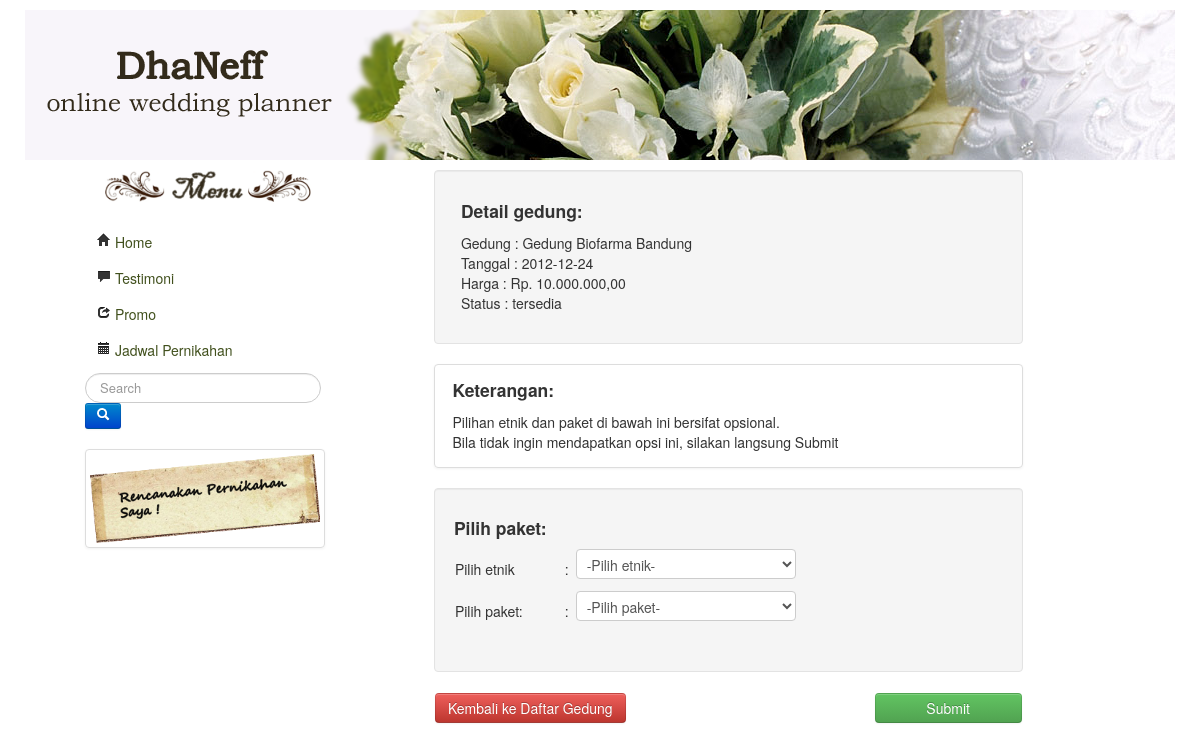
Page /view/view-pilihpaket.php?detail=1 on the committed database.
### tables this page shows
CREATE TABLE IF NOT EXISTS `gedung_detail` (
  `id_detail` int(11) NOT NULL AUTO_INCREMENT,
  `id_gedung` int(11) DEFAULT NULL,
  `tanggal` date DEFAULT NULL,
  `harga` decimal(10,0) DEFAULT NULL,
  `id_status` int(11) DEFAULT NULL,
  `flag` tinyint(1) DEFAULT NULL,
  PRIMARY KEY (`id_detail`)
);

CREATE TABLE IF NOT EXISTS `gedung` (
  `id_gedung` int(11) NOT NULL AUTO_INCREMENT,
  `nama_gedung` varchar(50) DEFAULT NULL,
  `alamat` text,
  `id_kota` int(11) NOT NULL,
  `waktu` varchar(40) DEFAULT NULL,
  `keterangan` varchar(40) DEFAULT NULL,
  `deskripsi_gedung` text,
  `gambar_gedung` varchar(50) DEFAULT NULL,
  `kapasitas` int(4) DEFAULT NULL,
  `flag` tinyint(1) NOT NULL DEFAULT '1',
  PRIMARY KEY (`id_gedung`)
);

CREATE TABLE IF NOT EXISTS `status` (
  `id_status` int(11) NOT NULL AUTO_INCREMENT,
  `status` varchar(40) NOT NULL,
  PRIMARY KEY (`id_status`)
);

### model/model-pesan.php (called while the page is built, shortened)
<?php
class Pesan {
	public $mysqli;
	public $data;
	public function __construct($host,$username,$password,$db_name){
		$this->mysqli = new mysqli($host, $username, $password, $db_name);
	}
	public function detailpesan($id_detail){
		$query="SELECT g.nama_gedung, d.tanggal, d.harga, s.status
				FROM gedung_detail d
				JOIN gedung g ON g.id_gedung=d.id_gedung
				JOIN status s ON s.id_status=d.id_status
				WHERE d.id_detail='$id_detail'";
		$result= $this->mysqli->query($query) or die(mysqli_connect_errno()."salah");
		if($result){
			while($rows=$result->fetch_assoc()){
				$this->data[]=$rows;
			}
			return $this->data;
		}
	}
	public function etnik(){
		$query="SELECT * FROM etnik";
		$result= $this->mysqli->query($query) or die(mysqli_connect_errno()."salah");
		if($result){
			while($rows=$result->fetch_assoc()){
				$this->data[]=$rows;
			}
			return $this->data;
		}
	}
	public function paket(){
		$query="SELECT * FROM paket";
		$result= $this->mysqli->query($query) or die(mysqli_connect_errno()."salah");
		if($result){
			while($rows=$result->fetch_assoc()){
				$this->data[]=$rows;
			}
			return $this->data;
		}
	}
}

### view/view-pilihpaket.php (the view, shortened to what this page needs)
<?php
include_once ('header.php');
echo "<div class='span7 offset1'>";
$obj=new Pesan("localhost","root","","wedding");
	if(isset($_REQUEST['detail'])){
		$detail=$obj->detailpesan($_REQUEST['detail']);
		foreach($detail as $val){
			extract($val);
	?>
<html>
	<body>
			<div class="well">
				<table width="100%"><tr>
				<td width="1%"></td>
				<td width="90%"><h4>Detail gedung: </h4></td>
				</tr>
				<tr>
				<td></td>
				<td><p>
					Gedung	: <?php echo $nama_gedung; ?></br>
					Tanggal	: <?php echo $tanggal; ?></br>
					Harga	: <?php echo "Rp. ".number_format($harga,2,',','.'); ?></br>
					Status	: <?php echo $status; ?></br>
				</p>
				</tr>
				</table>
			</div>
			<div class="thumbnail">
				<table width="100%"><tr>
				<td width="2%"></td>
				<td width="90%"><h4>Keterangan:</h4></td>
				</tr>
				<tr>
				<td></td>
				<td><p>
				Pilihan etnik dan paket di bawah ini bersifat opsional. <br>
				Bila tidak ingin mendapatkan opsi ini, silakan langsung Submit
				</p>
				</tr>
				</table>
			</div><br>
			<div class="well">
			 <h4>Pilih paket: </h4>
				<form method="post" action="view-subtotal.php">
					<?php }
					?>
					<table width="100%" border="0"><tr>
						<td width="20%">Pilih etnik </td>
						<td width="2%">:
						<td width="79%">
						<select name='id_etnik'>
							<option name= 'id_etnik' value="0">-Pilih etnik-</option>
						</select>
						</td>
					  </tr>
					  <tr>
						<td>Pilih paket: </td>
						<td>:
						<td>
							<select name='id_paket'>
								<option name= 'id_paket' value="0">-Pilih paket-</option>
							</select>
						</td>
					  </tr>
					</table>
			</div>
<table width="100%" border="0"><tr>
<td width="50%"><a class="btn btn-danger" href="view-pilihgedung.php">Kembali ke Daftar Gedung</a></td>
<td width="50%" class="pull-right"><button type="submit" class="btn btn-success btn-block" name= "submit_paket" id="submit">Submit</button></td>
</tr></table></form>
</div>
		</body>
	</html>
<?php }
 ?>

### rows in the picture
gedung_detail: id_gedung.nama_gedung "Gedung Biofarma Bandung", tanggal "2012-12-24", harga "10.000.000,00", id_status.status "tersedia"
